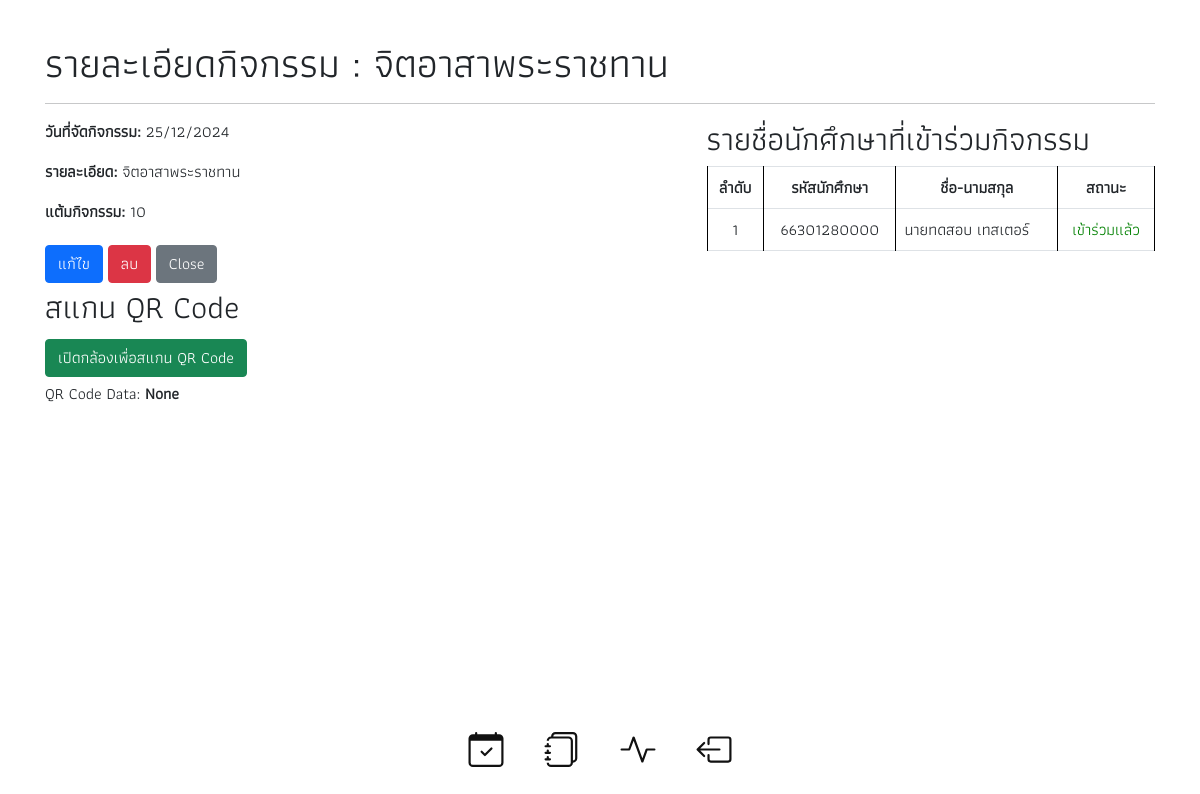
The page /event_detail.php?event_id=2 on the database its author committed.
### tables this page shows
CREATE TABLE `events` (
  `event_id` int NOT NULL AUTO_INCREMENT,
  `event_date` varchar(50) DEFAULT NULL,
  `event_name` longtext,
  `event_descrip` longtext,
  `event_point` int DEFAULT NULL,
  PRIMARY KEY (`event_id`)
);

CREATE TABLE `history` (
  `his_id` int NOT NULL AUTO_INCREMENT,
  `event_id` int NOT NULL,
  `user_id` int NOT NULL,
  `check_status` tinyint(1) DEFAULT NULL,
  PRIMARY KEY (`his_id`),
  KEY `history_events_FK` (`event_id`),
  KEY `history_users_FK` (`user_id`),
  CONSTRAINT `history_events_FK` FOREIGN KEY (`event_id`) REFERENCES `events` (`event_id`),
  CONSTRAINT `history_users_FK` FOREIGN KEY (`user_id`) REFERENCES `users` (`user_id`)
);

CREATE TABLE `users` (
  `user_id` int NOT NULL AUTO_INCREMENT,
  `username` longtext,
  `password` longtext,
  `fullname` longtext,
  `class` longtext,
  `avatar` longtext,
  `std_qr_code` longtext,
  `points` bigint DEFAULT NULL,
  `department` longtext,
  PRIMARY KEY (`user_id`)
);

### event_detail.php (the view, shortened to what this page needs)
<?php
include 'configCon.php';
$id = isset($_GET['event_id']) ? $_GET['event_id'] : null;
$sql = "SELECT * FROM events WHERE event_id = ?";
$stmt = $conn->prepare($sql);
$stmt->bind_param("i", $id);
$stmt->execute();
$result = $stmt->get_result();
if ($result->num_rows > 0) {
    $event = $result->fetch_assoc();
} else {
    echo "Event not found.";
    exit;
}
$sql = "SELECT u.username, u.fullname, h.check_status
        FROM history h
        JOIN users u ON h.user_id = u.user_id
        WHERE h.event_id = ?";
$stmt = $conn->prepare($sql);
$stmt->bind_param("i", $id);
$stmt->execute();
$students_result = $stmt->get_result();
$students = [];
while ($row = $students_result->fetch_assoc()) {
    $students[] = $row;
}
include('layout.php');
?>
<!DOCTYPE html>
<html lang="th">
<head>
</head>
<body>
    <div class="container"><br>
    <h1>รายละเอียดกิจกรรม : <?= htmlspecialchars($event['event_name']) ?></h1>
    <hr>
        <div class="row">
            <div class="col-7">
                <p><strong>วันที่จัดกิจกรรม:</strong> <?= (new DateTime($event['event_date']))->format('d/m/Y') ?></p>
                <p><strong>รายละเอียด:</strong> <?= htmlspecialchars($event['event_descrip']) ?></p>
                <p><strong>แต้มกิจกรรม:</strong> <?= htmlspecialchars($event['event_point']) ?></p>
                <a href="edit_event.php?event_id=<?= $event['event_id'] ?>&redirect=event_detail.php?event_id=<?= $event['event_id'] ?>" class="btn btn-primary">แก้ไข</a>
                <a href="delete_event.php?event_id=<?= $event['event_id'] ?>" class="btn btn-danger" onclick="return confirm('คุณต้องการลบกิจกรรมนี้หรือไม่?')">ลบ</a>
                <a href="show_events.php" class="btn btn-secondary">Close</a>
                <h2>สแกน QR Code</h2>
                <button id="start-scan" class="btn btn-success">เปิดกล้องเพื่อสแกน QR Code</button>
                <p id="result">QR Code Data: <strong>None</strong></p>
                <video id="webcam" width="640" height="480" autoplay></video>
            </div>
            <div class="col-5">
                <h2>รายชื่อนักศึกษาที่เข้าร่วมกิจกรรม</h2>
                <?php if (count($students) > 0): ?>
                    <table class="table table-bordered">
                        <thead>
                            <tr>
                                <th>ลำดับ</th>
                                <th>รหัสนักศึกษา</th>
                                <th>ชื่อ-นามสกุล</th>
                                <th>สถานะ</th>
                            </tr>
                        </thead>
                        <tbody>
                            <?php foreach ($students as $index => $student): ?>
                                <tr class="text-center">
                                    <td><?= $index + 1 ?></td>
                                    <td><?= htmlspecialchars($student['username']) ?></td>
                                    <td class="text-start"><?= htmlspecialchars($student['fullname']) ?></td>
                                    <td class="<?= $student['check_status'] == 1 ? 'status-true' : 'status-false' ?>">
                                        <?= $student['check_status'] == 1 ? 'เข้าร่วมแล้ว' : 'ยังไม่เข้าร่วม' ?>
                                    </td>
                                </tr>
                            <?php endforeach; ?>
                        </tbody>
                    </table>
                <?php else: ?>
                    <p>ยังไม่มีนักศึกษาที่เข้าร่วมกิจกรรมนี้</p>
                <?php endif; ?>
            </div>
        </div>
    </div>
</body>
<?php include('footer.php'); ?>
</html>

### layout.php (style rules this page uses)
* { font-family: ma; }
a:link { text-decoration: none; }
table { width: 100%; border-collapse: collapse; }
table, th, td { border: 1px solid black; padding: 8px; }
th { background-color: #f2f2f2; text-align: center; }

### event_detail.php (style rules this page uses)
video, canvas { display: block; margin: 10px auto; max-width: 100%; height: auto; }
.container { padding: 15px; }
.btn { margin: 5px 0; }
.status-true { color: green; }

### rows shown on the page
events: event_name "จิตอาสาพระราชทาน", event_date "25/12/2024", event_descrip "จิตอาสาพระราชทาน", event_point "10"
history: user.username "66301280000", user.fullname "นายทดสอบ เทสเตอร์", check_status "เข้าร่วมแล้ว"
